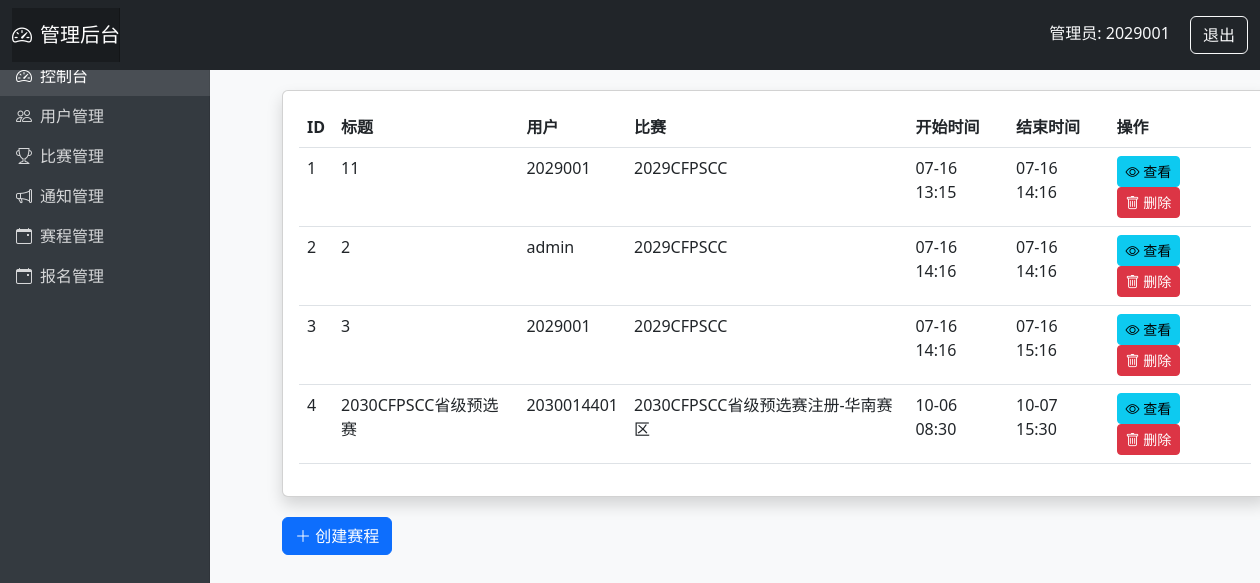
The page /admin/schedules (signed in) on the database its author committed.
### main.py (models this page shows, shortened)
class Schedule(db.Model):
    id = db.Column(db.Integer, primary_key=True)
    title = db.Column(db.String(200), nullable=False)
    content = db.Column(db.Text, nullable=False)
    start_time = db.Column(db.DateTime, nullable=False)
    end_time = db.Column(db.DateTime, nullable=False)
    competition_id = db.Column(db.Integer, db.ForeignKey('competition.id'), nullable=True)
    user_id = db.Column(db.Integer, db.ForeignKey('user.id'), nullable=False)  # 针对特定用户的安排

class User(db.Model):
    id = db.Column(db.Integer, primary_key=True)
    username = db.Column(db.String(80), unique=True, nullable=False)
    password = db.Column(db.String(120), nullable=False)
    name = db.Column(db.String(100), nullable=True)
    email = db.Column(db.String(100), nullable=True)
    phone = db.Column(db.String(20), nullable=True)
    team_name = db.Column(db.String(100), nullable=True)  # 新增队伍名称
    province = db.Column(db.String(50), nullable=True)    # 新增省份
    is_admin = db.Column(db.Boolean, default=False)
    registrations = db.relationship('Registration', backref='user', lazy=True)

class Competition(db.Model):
    id = db.Column(db.Integer, primary_key=True)
    title = db.Column(db.String(200), nullable=False)
    description = db.Column(db.Text, nullable=False)
    start_date = db.Column(db.DateTime, nullable=False)
    end_date = db.Column(db.DateTime, nullable=False)
    form_fields = db.Column(db.Text, nullable=False)  # JSON格式的表单字段
    registrations = db.relationship('Registration', backref='competition', lazy=True)

### main.py (the view, shortened to what this page needs)
@app.route('/admin/schedules', methods=['GET', 'POST'])
def manage_schedules():
    if not 'is_admin' in session and session['is_admin']:
        flash('无权访问管理员页面', 'danger')
        return redirect(url_for('home'))
    schedules = Schedule.query.all()
    users = User.query.all()
    competitions = Competition.query.all()
    return render_template('admin/schedules.html',
                          schedules=schedules,
                          users=users,
                          competitions=competitions)

### templates/admin/schedules.html (shortened to what this page needs)
{% extends "admin/base.html" %}
{% block admin_content %}
<div class="container-fluid">
    <div class="d-flex justify-content-between align-items-center mb-4">
        <h2>赛程管理</h2>
    </div>
    <div class="card shadow">
        <div class="card-body">
            {% if schedules %}
            <div class="table-responsive">
                <table class="table table-hover">
                    <thead>
                        <tr>
                            <th>ID</th>
                            <th>标题</th>
                            <th>用户</th>
                            <th>比赛</th>
                            <th>开始时间</th>
                            <th>结束时间</th>
                            <th>操作</th>
                        </tr>
                    </thead>
                    <tbody>
                        {% for schedule in schedules %}
                        <tr>
                            <td>{{ schedule.id }}</td>
                            <td>{{ schedule.title }}</td>
                            <td>
                                {% for user in users %}
                                    {% if user.id == schedule.user_id %}
                                        {{ user.username }}
                                    {% endif %}
                                {% endfor %}
                            </td>
                            <td>
                                {% if schedule.competition_id %}
                                    {% for comp in competitions %}
                                        {% if comp.id == schedule.competition_id %}
                                            {{ comp.title }}
                                        {% endif %}
                                    {% endfor %}
                                {% else %}
                                    -
                                {% endif %}
                            </td>
                            <td>{{ schedule.start_time.strftime('%m-%d %H:%M') }}</td>
                            <td>{{ schedule.end_time.strftime('%m-%d %H:%M') }}</td>
                            <td>
                                <a href="#" class="btn btn-sm btn-info">
                                    <i class="bi bi-eye"></i> 查看
                                </a>
                                <a href="#" class="btn btn-sm btn-danger">
                                    <i class="bi bi-trash"></i> 删除
                                </a>
                            </td>
                        </tr>
                        {% endfor %}
                    </tbody>
                </table>
            </div>
            {% else %}
            <div class="alert alert-info">
                当前没有赛程安排
            </div>
            {% endif %}
        </div>
    </div>
    <button class="btn btn-primary" data-bs-toggle="modal" data-bs-target="#addScheduleModal">
            <i class="bi bi-plus-lg"></i> 创建赛程
        </button>
</div>
{% endblock %}

### templates/admin/base.html (style rules this page uses)
body { background-color: #f8f9fa; }
.card { box-shadow: 0 4px 6px rgba(0,0,0,0.1); margin-bottom: 20px; }

### rows shown on the page
Schedule: id "1", title "11", start_time "07-16 13:15", end_time "07-16 14:16"
User: username "2029001"
Competition: title "2029CFPSCC"
Schedule: id "2", title "2", start_time "07-16 14:16", end_time "07-16 14:16"
User: username "admin"
Schedule: id "3", title "3", start_time "07-16 14:16", end_time "07-16 15:16"
Schedule: id "4", title "2030CFPSCC省级预选赛", start_time "10-06 08:30", end_time "10-07 15:30"
User: username "2030014401"
Competition: title "2030CFPSCC省级预选赛注册-华南赛区"

### other values the page prints
{{ session.username }} "2029001"
